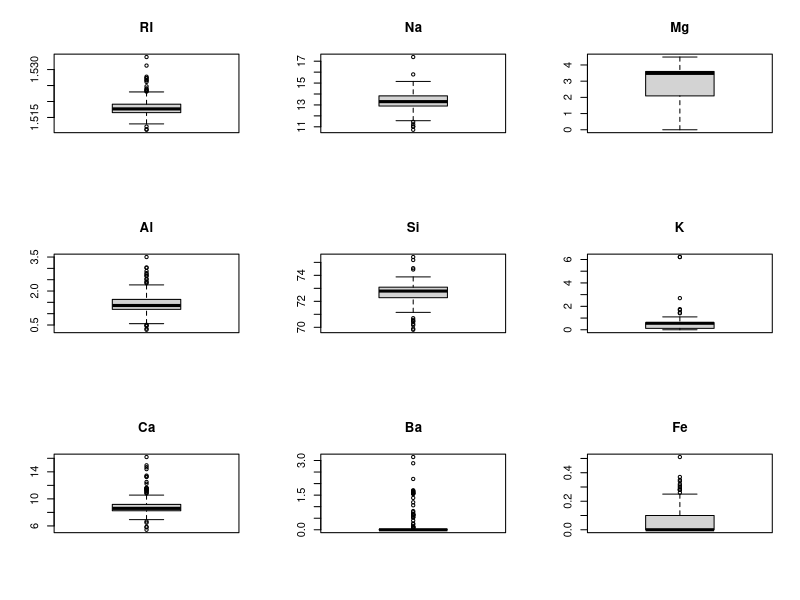
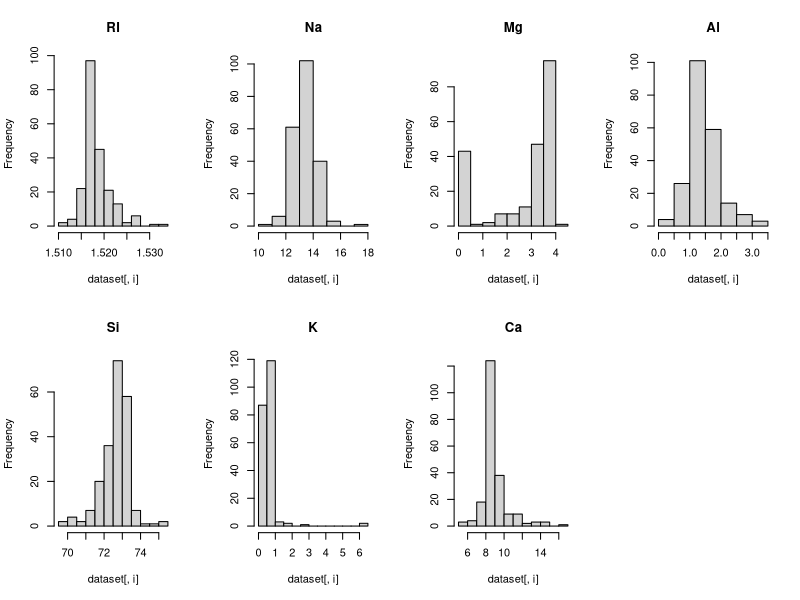
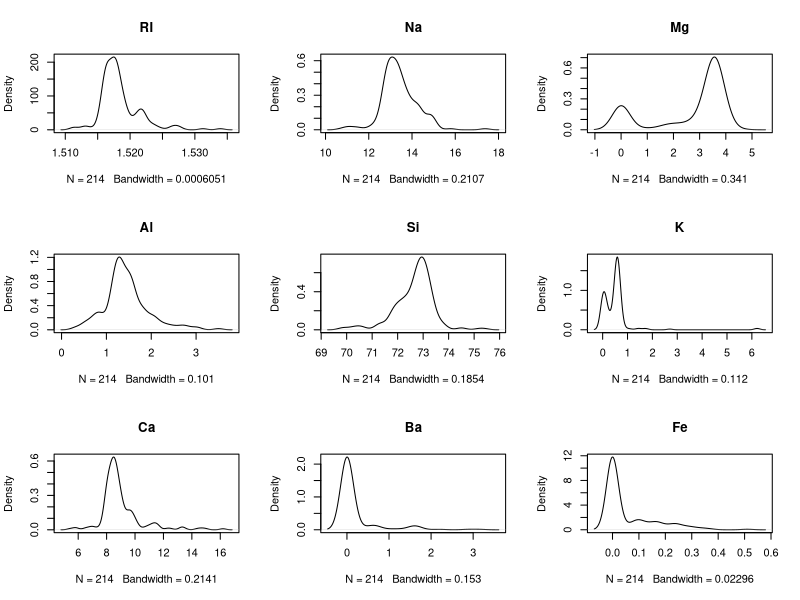
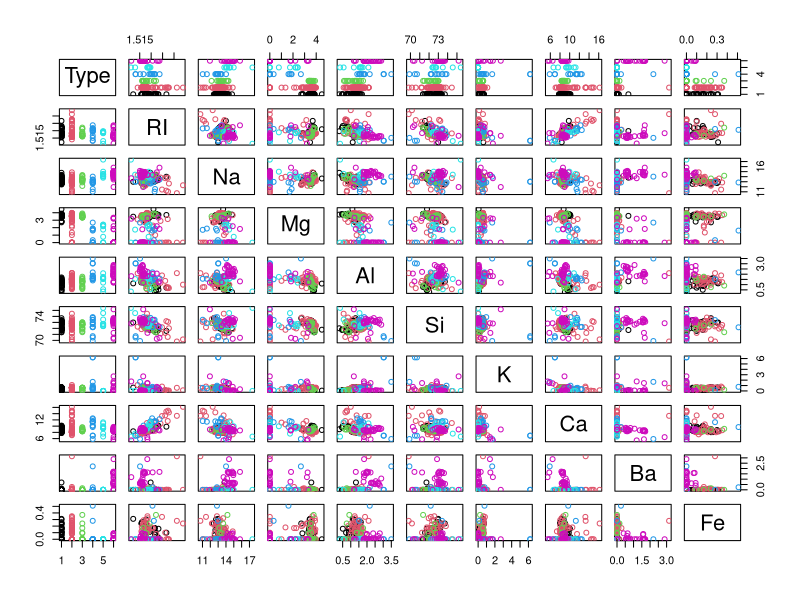
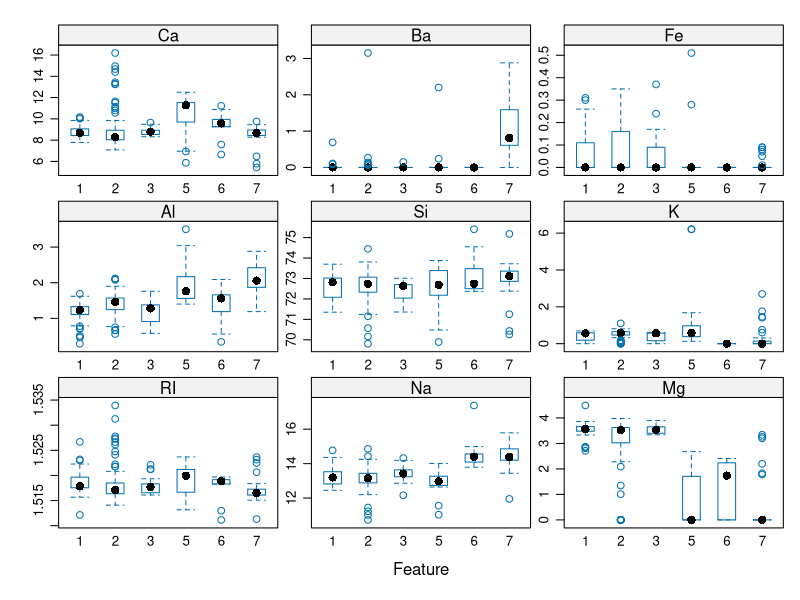
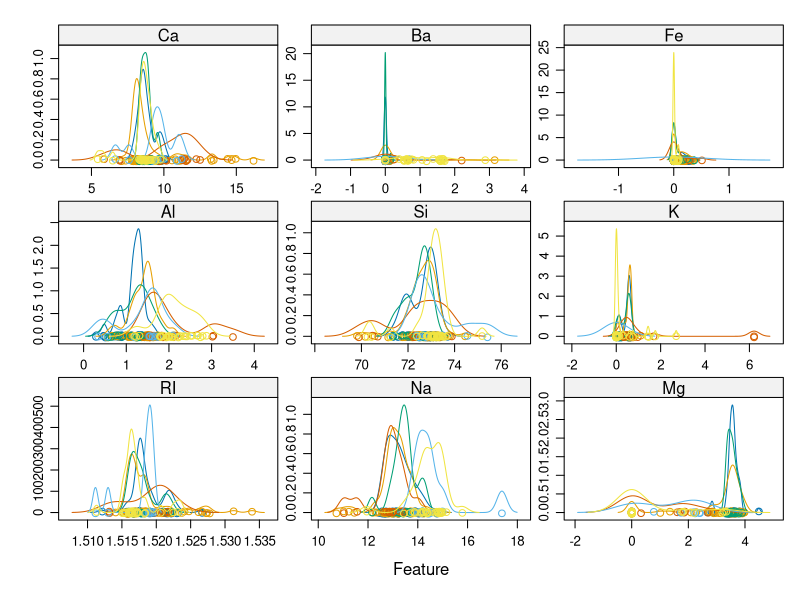
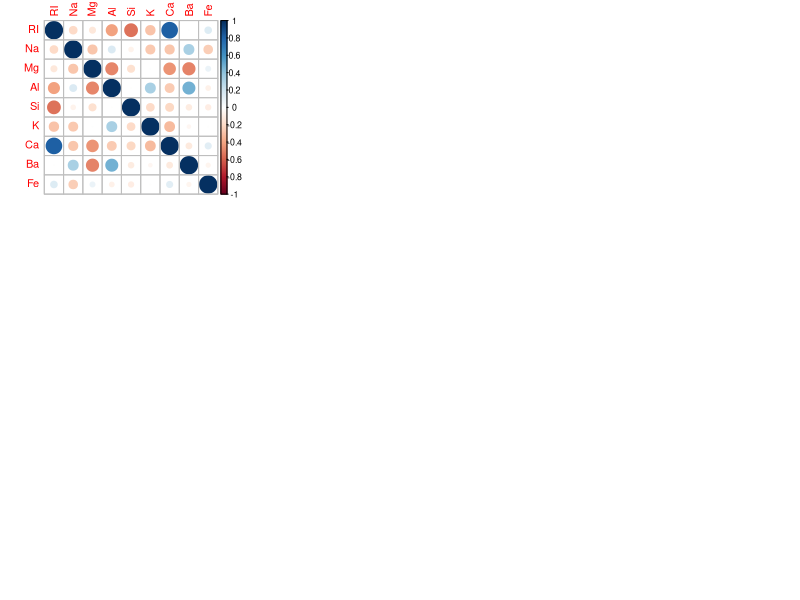

The R source for these figures, in order: (Note: this script raises an error after producing the figures.)
## ---- chunk 1
knitr::opts_chunk$set(echo = TRUE)
## ---- chunk 2
library(mlbench)
library(caret)
library(corrplot)
## ---- chunk 3
data(Glass)
dataset <- Glass
seedNum <- 888
## ---- chunk 4
# Not applicable for this iteration of the project.
## ---- chunk 5
dim(dataset)
## ---- chunk 6
sapply(dataset, class)
## ---- chunk 7
head(dataset, n=20)
## ---- chunk 8
x <- dataset[,1:9]
y <- dataset[,10]
cbind(freq=table(y), percentage=prop.table(table(y))*100)
## ---- chunk 9
cor(x)
## ---- chunk 10
summary(dataset)
## ---- chunk 11
# boxplots for each attribute
par(mfrow=c(3,3))
for(i in 1:9) {
	boxplot(dataset[,i], main=names(dataset)[i])
}
## ---- chunk 12
# histograms each attribute
par(mfrow=c(2,4))
for(i in 1:7) {
	hist(dataset[,i], main=names(dataset)[i])
}
## ---- chunk 13
# density plot for each attribute
par(mfrow=c(3,3))
for(i in 1:9) {
	plot(density(dataset[,i]), main=names(dataset)[i])
}
## ---- chunk 14
# scatterplot matrix colored by class
pairs(Type~., data=dataset, col=dataset$Type)
## ---- chunk 15
# box and whisker plots for each attribute by class
scales <- list(x=list(relation="free"), y=list(relation="free"))
featurePlot(x=x, y=y, plot="box", scales=scales)
## ---- chunk 16
# density plots for each attribute by class value
featurePlot(x=x, y=y, plot="density", scales=scales)
## ---- chunk 17
# correlation plot
correlations <- cor(x)
corrplot(correlations, method="circle")
## ---- chunk 18
# Not applicable for this iteration of the project.
## ---- chunk 19
# Not applicable for this iteration of the project.
## ---- chunk 20
# Standardizing the attributes to improve accuracy for all algorithms
dataset[,1:9] <- scale(dataset[,1:9])
head(dataset, n=20)
## ---- chunk 21
# Run algorithms using 10-fold cross validation
control <- trainControl(method="repeatedcv", number=10, repeats=3)
metricTarget <- "Accuracy"
## ---- chunk 22
# LDA
set.seed(seedNum)
fit.lda <- train(Type~., data=dataset, method="lda", metric=metricTarget, trControl=control)
# CART
set.seed(seedNum)
fit.cart <- train(Type~., data=dataset, method="rpart", metric=metricTarget, trControl=control)
# kNN
set.seed(seedNum)
fit.knn <- train(Type~., data=dataset, method="knn", metric=metricTarget, trControl=control)
# SVM
set.seed(seedNum)
fit.svm <- train(Type~., data=dataset, method="svmRadial", metric=metricTarget, trControl=control)
## ---- chunk 23
# Bagged CART
set.seed(seedNum)
fit.bagcart <- train(Type~., data=dataset, method="treebag", metric=metricTarget, trControl=control)
# Stochastic Gradient Boosting
set.seed(seedNum)
fit.gbm <- train(Type~., data=dataset, method="gbm", metric=metricTarget, trControl=control)
# Gradient Boosting
set.seed(seedNum)
fit.rf <- train(Type~., data=dataset, method="rf", metric=metricTarget, trControl=control)
## ---- chunk 24
#results <- resamples(list(GLM=fit.glm, LDA=fit.lda, CART=fit.cart, kNN=fit.knn, SVM=fit.svm))
results <- resamples(list(LDA=fit.lda, CART=fit.cart, kNN=fit.knn, SVM=fit.svm, BagCART=fit.bagcart, GBM=fit.gbm, RF=fit.rf))
summary(results)
dotplot(results)
print(fit.rf)
## ---- chunk 25
set.seed(seedNum)
grid <- expand.grid(.mtry=c(1:10))
rf_gridsearch <- train(Type~., data=dataset, method="rf", metric=metricTarget, tuneGrid=grid, trControl=control)
print(rf_gridsearch)
plot(rf_gridsearch)
## ---- chunk 26
# Not applicable for this iteration of the project.
## ---- chunk 27
# Not applicable for this iteration of the project.
## ---- chunk 28
# Not applicable for this iteration of the project.
